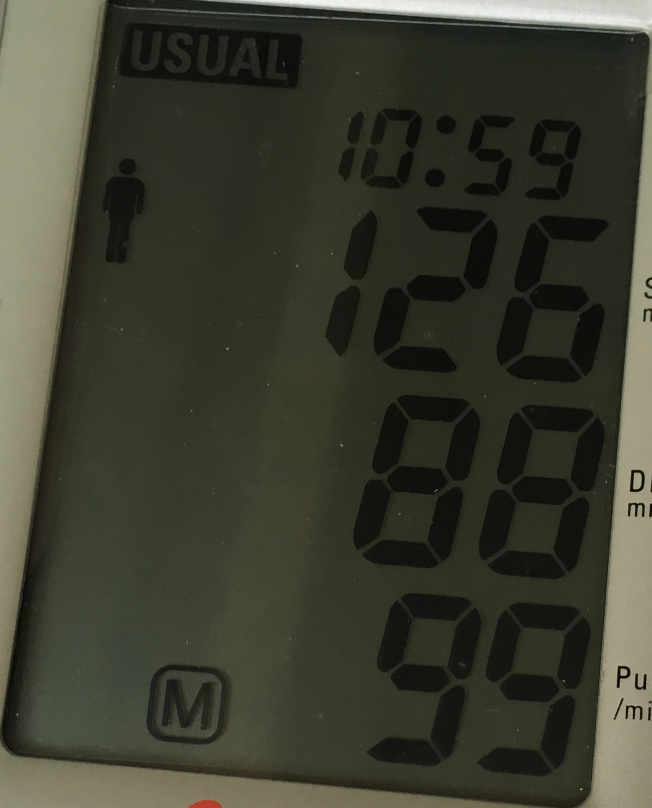
%> input picture tutorial/MatlabCode/BPMeter.png, 1303 x 1615 px (shown at 1/2 size)
$ octave HSV.m   (GNU Octave 9; MATLAB toolbox functions it lacks are replaced by stand-ins)
%> lines starting %> are read from the running program, lines starting %| are printed output that depends on the picture
IMG_Original = imread('BPMeter.png'); %Read in the image
%> IMG_Original is the input picture: size 1615x1303x3 uint8; mean R, G, B 60.6, 61.9, 48.2

%Resize the image for processing speed -- can change to be anything
global HEIGHT; HEIGHT = 500;
global NewWidth;
NewWidth = ceil(HEIGHT / size(IMG_Original,1) * size(IMG_Original,2));
%> NewWidth = 404
IMG_Original= imresize(IMG_Original, [HEIGHT, NewWidth]);
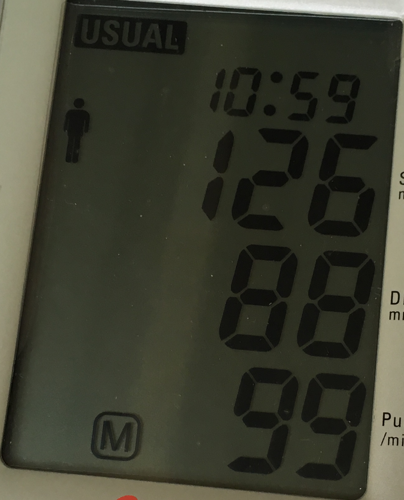
%> IMG_Original: size 500x404x3 uint8; mean R, G, B 60.6, 61.9, 48.2

hsv = rgb2hsv(IMG_Original); %Convert RGB to HSV
%> hsv: size 500x404x3 double; mean H, S, V 0.191, 0.248, 0.245

hue = hsv(:,:,1); value = hsv(:,:,3); %Save the hue and value component
%> after `hue = hsv(:,:,1)`:
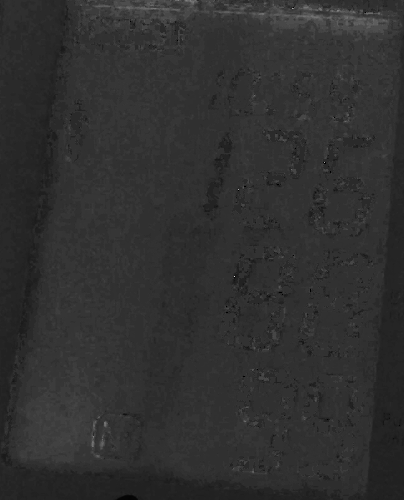
%> hue: size 500x404 double; min 0, max 0.917, mean 0.191
%> after `value = hsv(:,:,3)`:
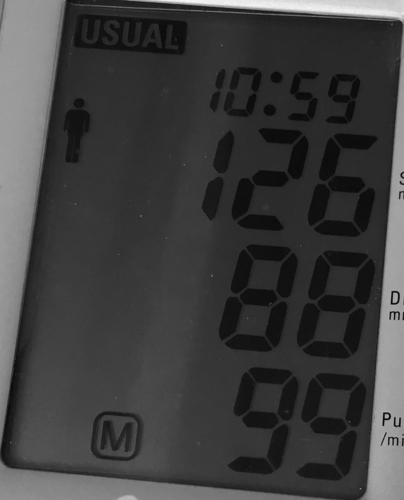
%> value: size 500x404 double; min 0.0235, max 0.969, mean 0.245
